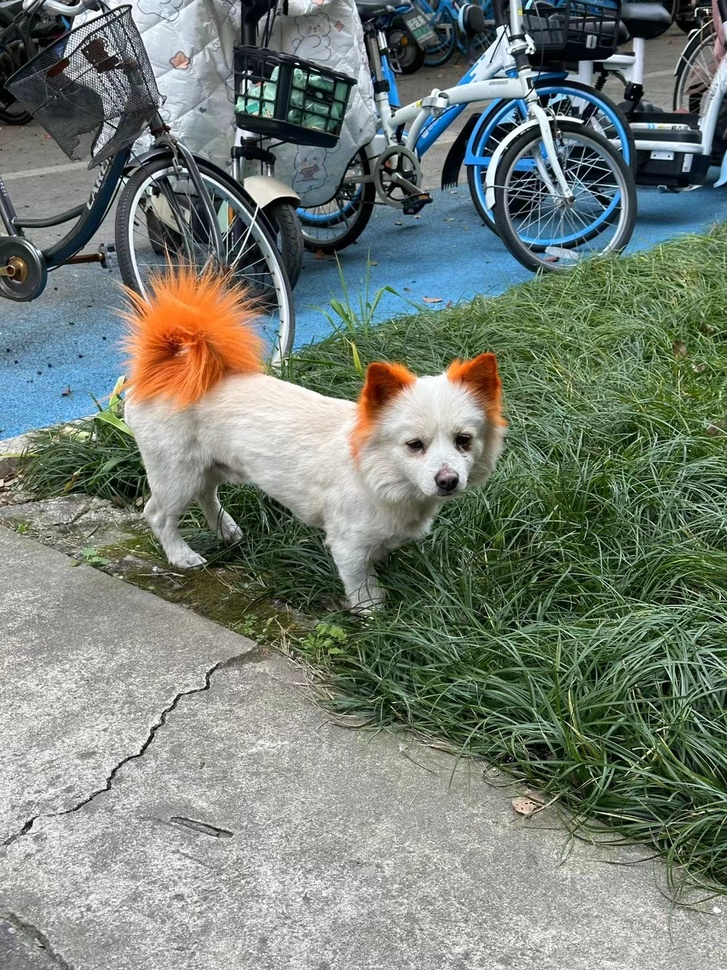
#> input picture AI2619 数字信号与图像处理/Programming 2/Experiment/Figure/Src.jpg, 727 x 970 px, shrunk from 1080 x 1440 before the run, found by its file name
$ python Program2.py
#> lines starting #> are read from the running program, lines starting #| are printed output that depends on the picture
import cv2
import numpy as np

if __name__ == '__main__':

    img = cv2.imread("E:/download/Project/Program2/Src.jpg")
#> img is the input picture: shape (970, 727, 3); mean B, G, R 117.1, 126.5, 117.5

    height = img.shape[0]
#> height = 970
    width = img.shape[1]
#> width = 727

    new_img_b = np.zeros((height, width, 1), np.uint8)
    new_img_g = np.zeros((height, width, 1), np.uint8)
    new_img_r = np.zeros((height, width, 1), np.uint8)
    new_img_bgr = np.zeros((height, width, 1), np.uint8)

    for i in range(height):
        for j in range(width):
            b = img[i, j][0]
            g = img[i, j][1]
            r = img[i, j][2]
            new_img_b[i, j][0] = np.uint8(b)
            new_img_g[i, j][0] = np.uint8(g)
            new_img_r[i, j][0] = np.uint8(r)
            new_img_bgr[i,j][0] = 0.299*np.uint8(r) + 0.587*np.uint8(g) + 0.114*np.uint8(b)
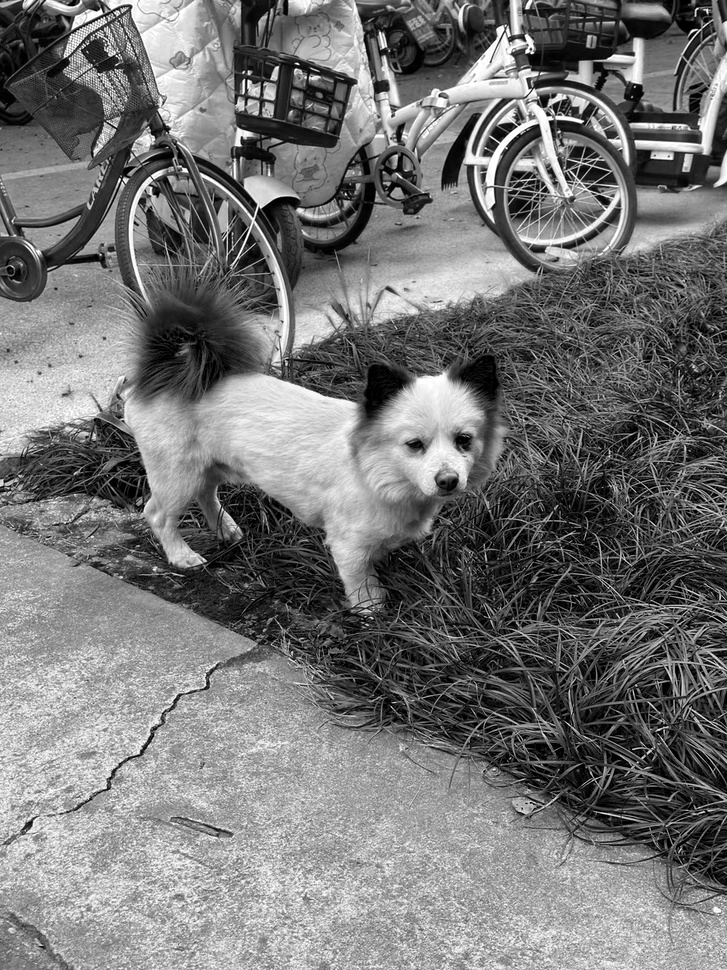
#> new_img_b: shape (970, 727, 1); min 0, max 255, mean 117.1
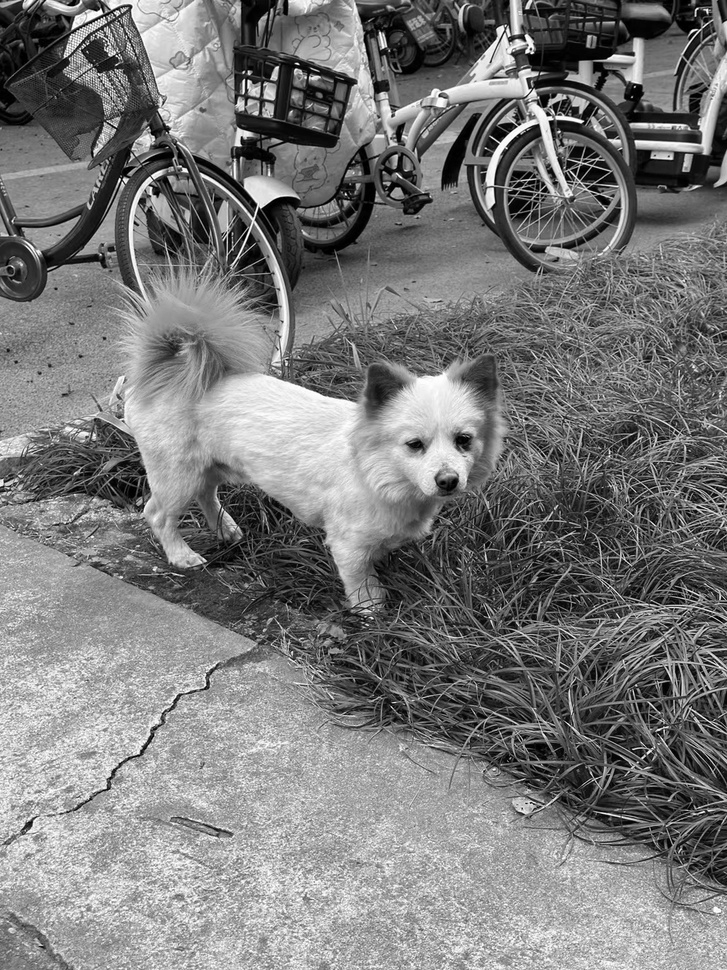
#> new_img_bgr: shape (970, 727, 1); min 0, max 255, mean 122.3
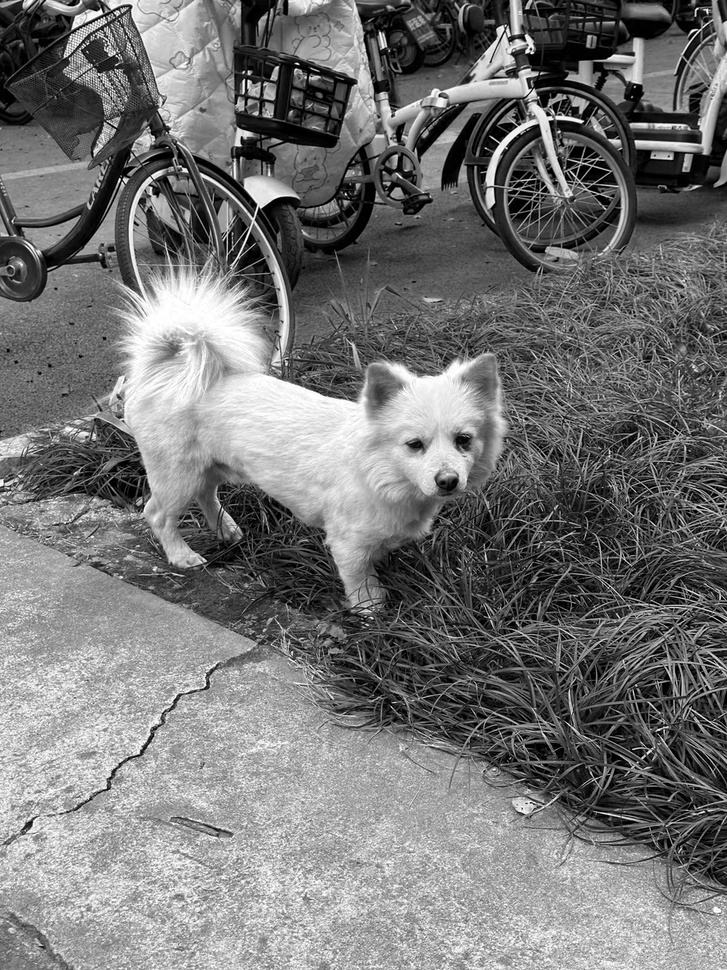
#> new_img_r: shape (970, 727, 1); min 0, max 255, mean 117.5

    equalized = cv2.equalizeHist(new_img_bgr)
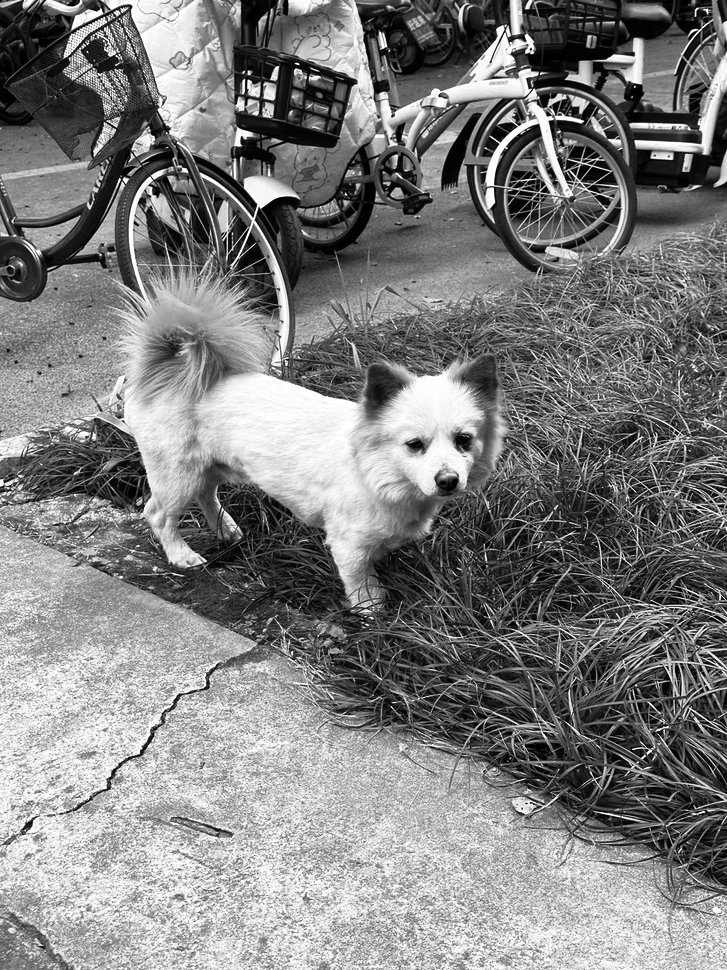
#> equalized: shape (970, 727); min 0, max 255, mean 127.9

    blurred_1 = cv2.GaussianBlur(new_img_bgr, (0,0), 1)
    blurred_3 = cv2.GaussianBlur(new_img_bgr, (0,0), 3)
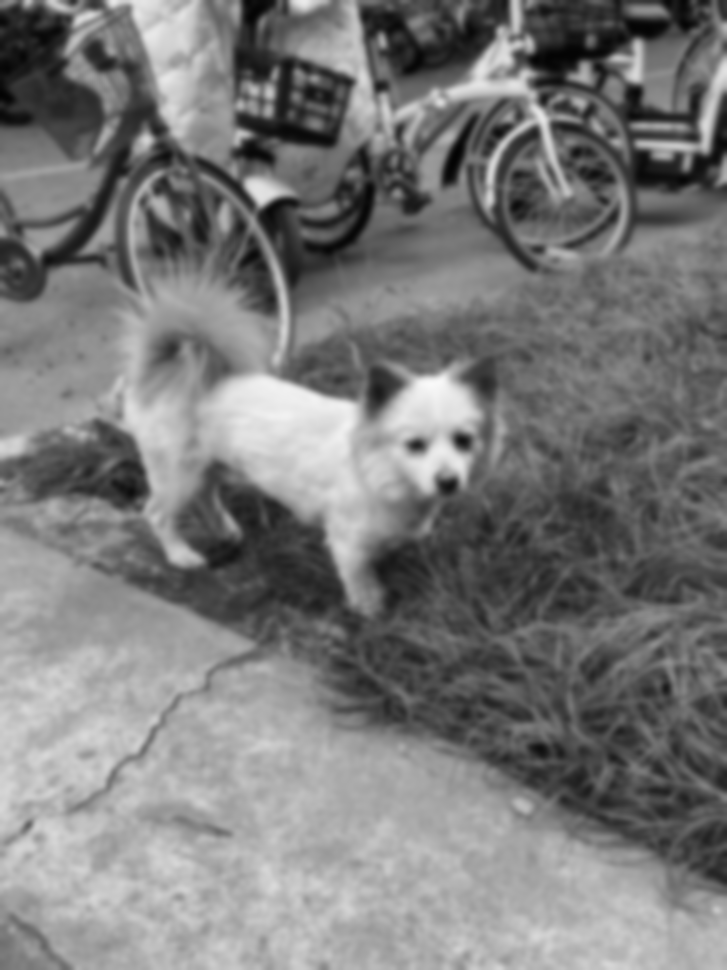
#> blurred_3: shape (970, 727); min 3, max 249, mean 122.3
    blurred_5 = cv2.GaussianBlur(new_img_bgr, (0,0), 5)
    blurred_7 = cv2.GaussianBlur(new_img_bgr, (0,0), 7)
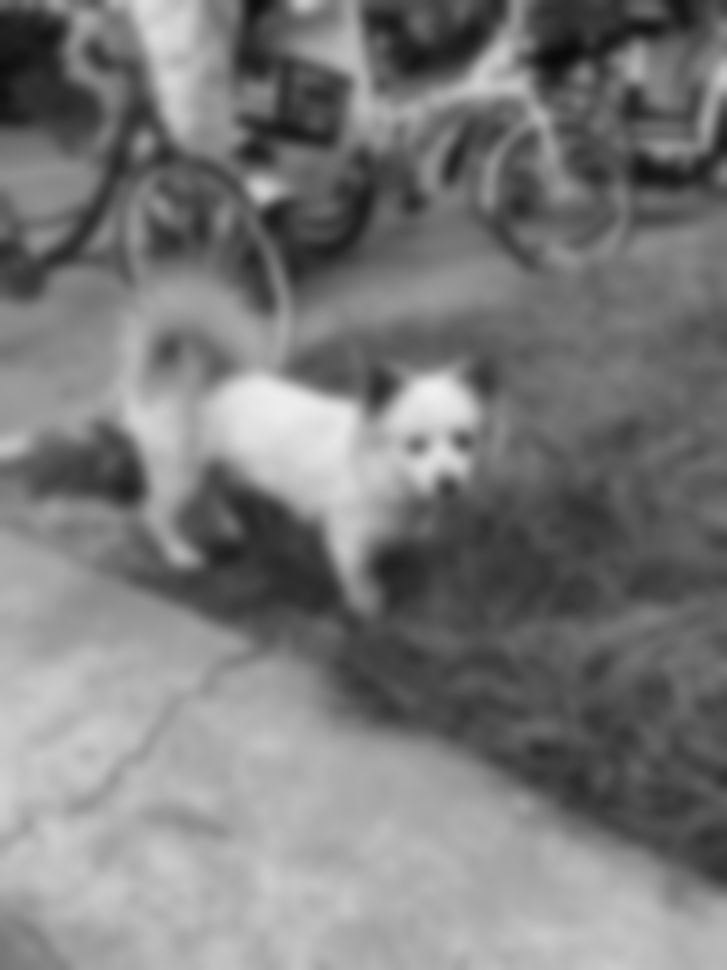
#> blurred_7: shape (970, 727); min 10, max 240, mean 122.3

    cv2.imwrite("E:/download/Project/Program2/gray_b.jpg", new_img_b)
    cv2.imwrite("E:/download/Project/Program2/gray_g.jpg", new_img_g)
    cv2.imwrite("E:/download/Project/Program2/gray_r.jpg", new_img_r)
    cv2.imwrite("E:/download/Project/Program2/gray_bgr.jpg", new_img_bgr)
    cv2.imwrite("E:/download/Project/Program2/equalized.jpg", equalized)
    cv2.imwrite("E:/download/Project/Program2/blurred_1.jpg", blurred_1)
    cv2.imwrite("E:/download/Project/Program2/blurred_3.jpg", blurred_3)
    cv2.imwrite("E:/download/Project/Program2/blurred_5.jpg", blurred_5)
    cv2.imwrite("E:/download/Project/Program2/blurred_7.jpg", blurred_7)
